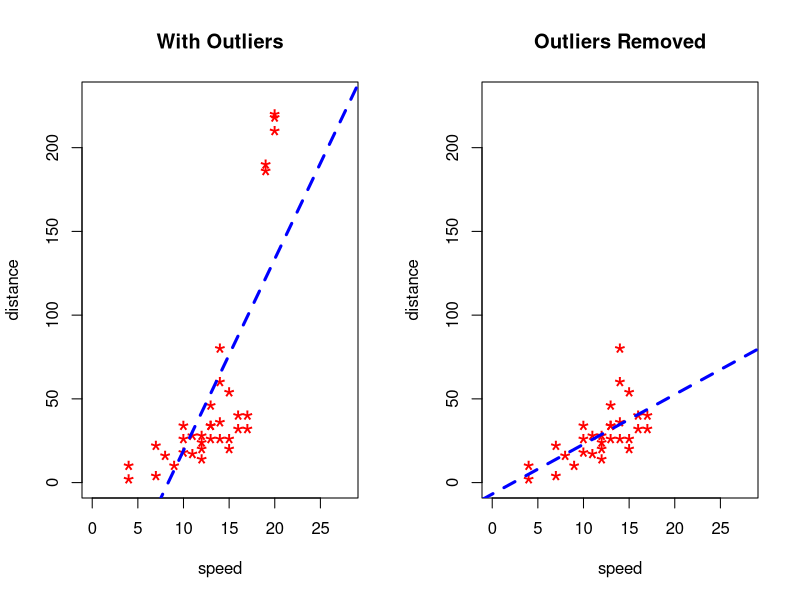

Write the R code that produced this figure.
# Outliers in Data: Example

cars1 = cars[1:30,]
head(cars1)
# Now we introduce some outliers
cars_outliers = data.frame(speed=c(19,19,20,20,20), dist=c(190,186,210,220,218))
head(cars_outliers)

cars2 = rbind(cars1,cars_outliers)
help(par)


par(mfrow=c(1,2))
plot(cars2$speed, cars2$dist, xlim=c(0,28), ylim = c(0,230), main = "With Outliers", xlab="speed", ylab = "distance", pch="*", col="red", cex=2)
abline(lm(dist ~ speed, data=cars2), col="blue", lwd=3, lty=2)

# plot of OG data without outliers (notice how the line of best fit changes)
plot(cars1$speed, cars1$dist, xlim=c(0,28), ylim = c(0,230), main = "Outliers Removed", xlab="speed", ylab = "distance", pch="*", col="red", cex=2)
abline(lm(dist ~ speed, data=cars1), col="blue", lwd=3, lty=2)
